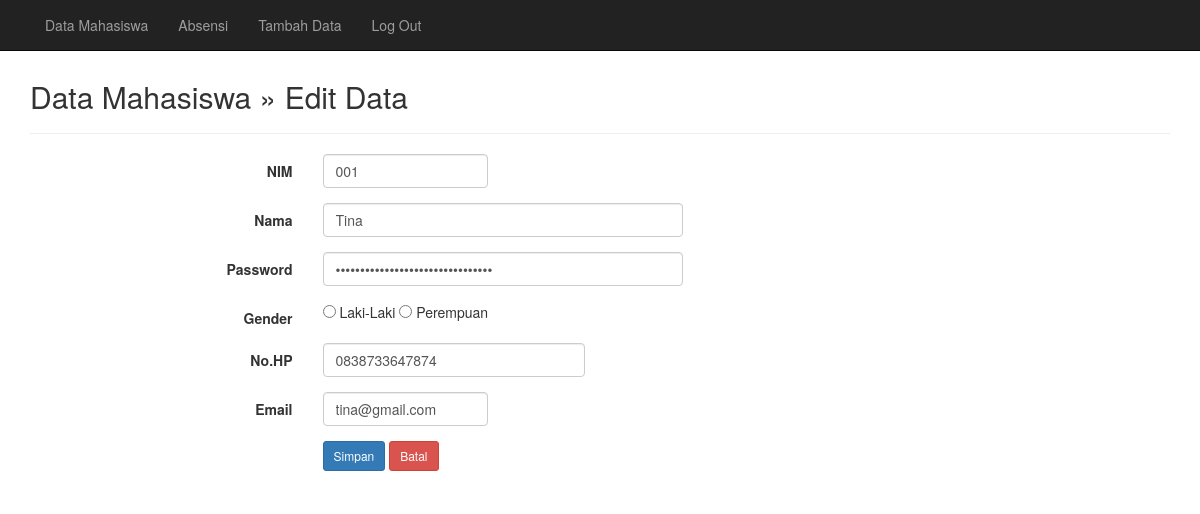
Page /Admin/edit.php?Nim=001 on the committed database.
### tables this page shows
CREATE TABLE IF NOT EXISTS `mahasiswa` (
  `Nim` varchar(10) NOT NULL DEFAULT '',
  `Nama` varchar(255) DEFAULT NULL,
  `Password` varchar(255) DEFAULT NULL,
  `Gender` enum('Laki-Laki','Perempuan') DEFAULT NULL,
  `Nohp` varchar(15) DEFAULT NULL,
  `Email` varchar(255) DEFAULT NULL,
  PRIMARY KEY (`Nim`)
);

### Admin/edit.php (the view, shortened to what this page needs)
<?php
include("koneksi.php");
?>
<!DOCTYPE html>
<html lang="en">
<head>
	<link href="css/bootstrap.min.css" rel="stylesheet">
	<link href="css/bootstrap-datepicker.css" rel="stylesheet">
</head>
<body>
	<nav class="navbar navbar-inverse navbar-fixed-top">
		<div class="container">
			<div id="navbar" class="navbar-collapse collapse">
				<ul class="nav navbar-nav">
					<li><a href="index1.php">Data Mahasiswa</a></li>
					<li><a href="index.php">Absensi</a></li>
					<li><a href="add.php">Tambah Data</a></li>
					<li><a href="../logout.php">Log Out</a></li>
				</ul>
			</div>
		</div>
	</nav>
	<div class="container">
		<div class="content">
			<h2>Data Mahasiswa &raquo; Edit Data</h2>
			<hr />
			<?php
			$Nim = $_GET['Nim'];
			$sql = mysqli_query($koneksi, "SELECT * FROM mahasiswa WHERE Nim='$Nim'");
			if(mysqli_num_rows($sql) == 0){
				header("Location: index.php");
			}else{
				$row = mysqli_fetch_assoc($sql);
			}
			?>
			<form class="form-horizontal" action="" method="post">
				<div class="form-group">
					<label class="col-sm-3 control-label">NIM</label>
					<div class="col-sm-2">
						<input type="text" name="Nim" value="<?php echo $row ['Nim']; ?>" class="form-control" placeholder="NIM" required>
					</div>
				</div>
				<div class="form-group">
					<label class="col-sm-3 control-label">Nama</label>
					<div class="col-sm-4">
						<input type="text" name="Nama" value="<?php echo $row ['Nama']; ?>" class="form-control" placeholder="Nama" required>
					</div>
				</div>
				<div class="form-group">
					<label class="col-sm-3 control-label">Password</label>
					<div class="col-sm-4">
						<input type="password" name="Password" value="<?php echo $row ['Password']; ?>" class="form-control" placeholder="Password" required>
					</div>
				</div>
				<div class="form-group">
					<label class="col-sm-3 control-label">Gender</label>
					<div class="col-sm-3">
						<span><input type="radio" name="Gender" value="Laki-Laki" > Laki-Laki
						<input type="radio" name="Gender" value="Perempuan" > Perempuan </span>
					</div>
				</div>
				<div class="form-group">
					<label class="col-sm-3 control-label">No.HP</label>
					<div class="col-sm-3">
						<input type="text" name="Nohp" value="<?php echo $row ['Nohp']; ?>" class="form-control" placeholder="No.HP" required>
					</div>
				</div>
				<div class="form-group">
					<label class="col-sm-3 control-label">Email</label>
					<div class="col-sm-2">
						<input type="email" name="Email" value="<?php echo $row ['Email']; ?>" class="form-control" placeholder="Email" required>
					</div>
				</div>
				<div class="form-group">
					<label class="col-sm-3 control-label">&nbsp;</label>
					<div class="col-sm-6">
						<input type="submit" name="save" class="btn btn-sm btn-primary" value="Simpan">
						<a href="index1.php" class="btn btn-sm btn-danger">Batal</a>
					</div>
				</div>
			</form>
		</div>
	</div>
</body>
</html>

### Admin/edit.php (style rules this page uses)
.content { margin-top: 80px; }

### rows in the picture
mahasiswa: Nim "001", Nama "Tina", Nohp "0838733647874", Email "tina@gmail.com"
